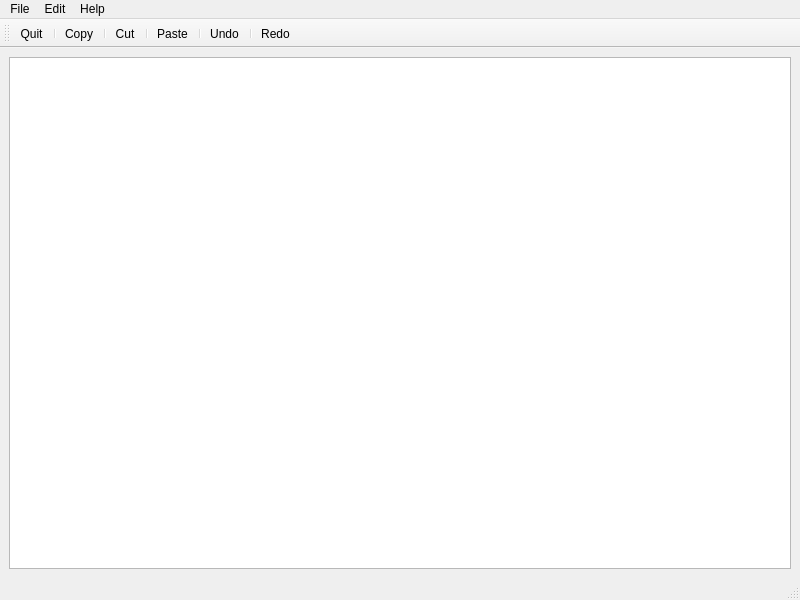
<?xml version="1.0" encoding="UTF-8"?>
<ui version="4.0">
 <class>MainWindow</class>
 <widget class="QMainWindow" name="MainWindow">
  <property name="geometry">
   <rect>
    <x>0</x>
    <y>0</y>
    <width>800</width>
    <height>600</height>
   </rect>
  </property>
  <property name="windowTitle">
   <string>MainWindow</string>
  </property>
  <widget class="QWidget" name="centralwidget">
   <layout class="QVBoxLayout" name="verticalLayout">
    <item>
     <widget class="QTextEdit" name="textEdit"/>
    </item>
   </layout>
  </widget>
  <widget class="QMenuBar" name="menubar">
   <property name="geometry">
    <rect>
     <x>0</x>
     <y>0</y>
     <width>800</width>
     <height>24</height>
    </rect>
   </property>
   <widget class="QMenu" name="menuFile">
    <property name="title">
     <string>File</string>
    </property>
    <addaction name="actionQuit"/>
   </widget>
   <widget class="QMenu" name="menuEdit">
    <property name="title">
     <string>Edit</string>
    </property>
    <addaction name="actionCopy"/>
    <addaction name="actionCut"/>
    <addaction name="actionPaste"/>
    <addaction name="actionUndo"/>
    <addaction name="actionRedo"/>
   </widget>
   <widget class="QMenu" name="menuHelp">
    <property name="title">
     <string>Help</string>
    </property>
    <addaction name="actionAbout"/>
    <addaction name="actionAbout_Qt"/>
   </widget>
   <addaction name="menuFile"/>
   <addaction name="menuEdit"/>
   <addaction name="menuHelp"/>
  </widget>
  <widget class="QStatusBar" name="statusbar"/>
  <widget class="QToolBar" name="toolBar">
   <property name="windowTitle">
    <string>toolBar</string>
   </property>
   <attribute name="toolBarArea">
    <enum>TopToolBarArea</enum>
   </attribute>
   <attribute name="toolBarBreak">
    <bool>false</bool>
   </attribute>
   <addaction name="actionQuit"/>
   <addaction name="separator"/>
   <addaction name="actionCopy"/>
   <addaction name="separator"/>
   <addaction name="actionCut"/>
   <addaction name="separator"/>
   <addaction name="actionPaste"/>
   <addaction name="separator"/>
   <addaction name="actionUndo"/>
   <addaction name="separator"/>
   <addaction name="actionRedo"/>
  </widget>
  <action name="actionQuit">
   <property name="icon">
    <iconset resource="resource.qrc">
     <normaloff>:/images/quitIcon.png</normaloff>:/images/quitIcon.png</iconset>
   </property>
   <property name="text">
    <string>Quit</string>
   </property>
  </action>
  <action name="actionCopy">
   <property name="icon">
    <iconset resource="resource.qrc">
     <normaloff>:/images/copyIcon.png</normaloff>:/images/copyIcon.png</iconset>
   </property>
   <property name="text">
    <string>Copy</string>
   </property>
  </action>
  <action name="actionCut">
   <property name="icon">
    <iconset resource="resource.qrc">
     <normaloff>:/images/cutIcon.png</normaloff>:/images/cutIcon.png</iconset>
   </property>
   <property name="text">
    <string>Cut</string>
   </property>
  </action>
  <action name="actionPaste">
   <property name="icon">
    <iconset resource="resource.qrc">
     <normaloff>:/images/pasteIcon.png</normaloff>:/images/pasteIcon.png</iconset>
   </property>
   <property name="text">
    <string>Paste</string>
   </property>
  </action>
  <action name="actionUndo">
   <property name="icon">
    <iconset resource="resource.qrc">
     <normaloff>:/images/undoIcon.png</normaloff>:/images/undoIcon.png</iconset>
   </property>
   <property name="text">
    <string>Undo</string>
   </property>
  </action>
  <action name="actionAbout">
   <property name="icon">
    <iconset resource="resource.qrc">
     <normaloff>:/images/aboutIcon.png</normaloff>:/images/aboutIcon.png</iconset>
   </property>
   <property name="text">
    <string>About</string>
   </property>
  </action>
  <action name="actionAbout_Qt">
   <property name="icon">
    <iconset resource="resource.qrc">
     <normaloff>:/images/aboutQtIcon.png</normaloff>:/images/aboutQtIcon.png</iconset>
   </property>
   <property name="text">
    <string>AboutQt</string>
   </property>
  </action>
  <action name="actionRedo">
   <property name="icon">
    <iconset resource="resource.qrc">
     <normaloff>:/images/redoIcon.png</normaloff>:/images/redoIcon.png</iconset>
   </property>
   <property name="text">
    <string>Redo</string>
   </property>
  </action>
 </widget>
 <resources>
  <include location="resource.qrc"/>
 </resources>
 <connections/>
</ui>
